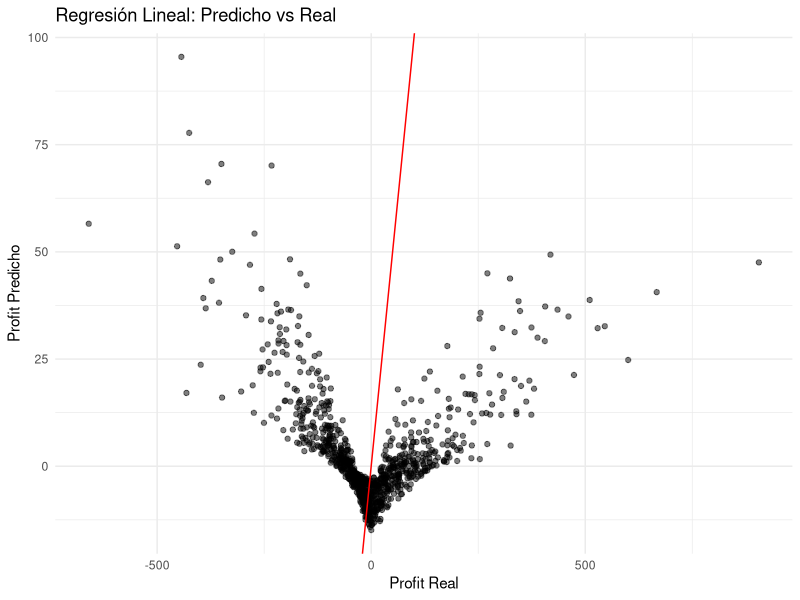
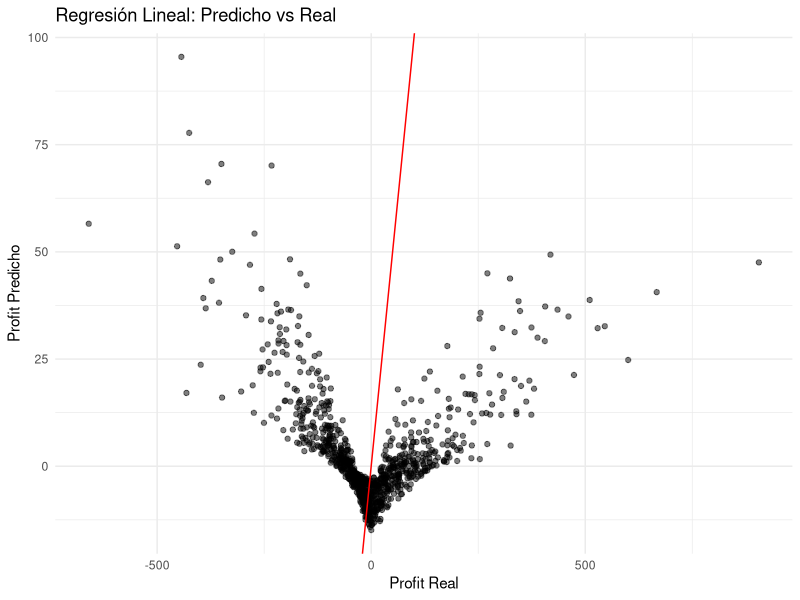

The R source for these figures, in order:
# ============================================
# 05 - REGRESIÓN LINEAL (Predecir Profit)
# ============================================

library(dplyr)
library(caret)
library(ggplot2)

# Cargar datos simulados
data <- read.csv("datos/processed/casino_simulado.csv")

# Train/Test split (80/20)
set.seed(123)
trainIndex <- createDataPartition(data$Profit, p = 0.8, list = FALSE)
train <- data[trainIndex, ]
test <- data[-trainIndex, ]

# Modelo 1: Regresión lineal simple
modelo_simple <- lm(Profit ~ Bet + hora, data = train)
summary(modelo_simple)

# Modelo 2: Con interacciones
modelo_interacciones <- lm(Profit ~ Bet * hora + dia_semana, data = train)
summary(modelo_interacciones)

# Predicciones en TEST
pred_simple <- predict(modelo_simple, test)
pred_int <- predict(modelo_interacciones, test)

# Métricas (RMSE, R²)
cat("\n=== MODELO SIMPLE ===\n")
cat("RMSE:", RMSE(pred_simple, test$Profit), "\n")
cat("R²:", R2(pred_simple, test$Profit), "\n")

cat("\n=== MODELO CON INTERACCIONES ===\n")
cat("RMSE:", RMSE(pred_int, test$Profit), "\n")
cat("R²:", R2(pred_int, test$Profit), "\n")

# Gráfico: Predicho vs Real
ggplot(
  data.frame(Real = test$Profit, Predicho = pred_int),
  aes(x = Real, y = Predicho)
) +
  geom_point(alpha = 0.5) +
  geom_abline(slope = 1, intercept = 0, color = "red") +
  labs(
    title = "Regresión Lineal: Predicho vs Real",
    x = "Profit Real", y = "Profit Predicho"
  ) +
  theme_minimal()

ggsave("results/figures/regresion_lineal.png", width = 8, height = 6)
